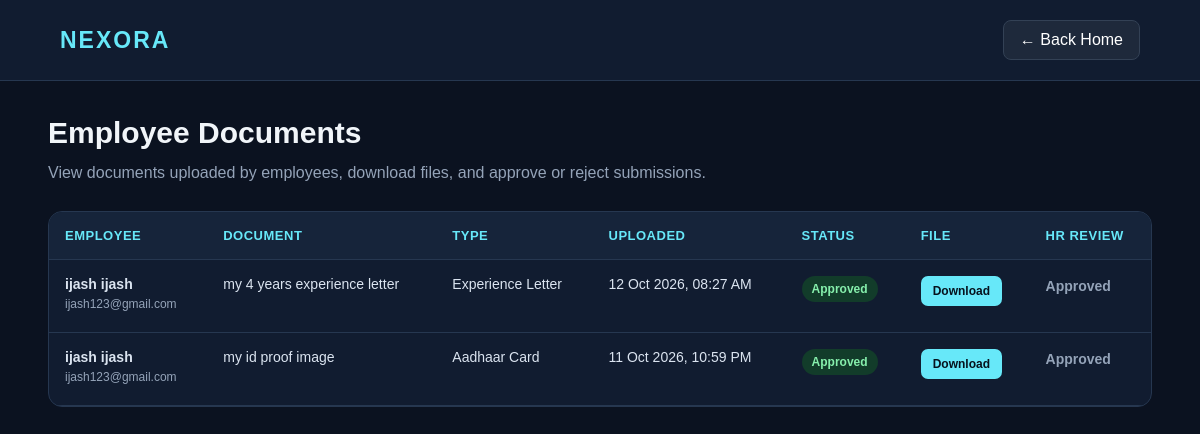
The app's page /documents/hr/ (signed in) with its own data.
### documents/models.py (models this page shows, shortened)
class Document(models.Model):
    DOCUMENT_TYPES = [
        ("resume", "Resume"),
        ("aadhaar", "Aadhaar Card"),
        ("pan", "PAN Card"),
        ("education", "Education Certificate"),
        ("experience", "Experience Letter"),
        ("salary_slip", "Salary Slip"),
        ("other", "Other"),
    ]
    STATUS_CHOICES = [
        ("pending", "Pending"),
        ("approved", "Approved"),
        ("rejected", "Rejected"),
    ]
    employee = models.ForeignKey(
        settings.AUTH_USER_MODEL,
        on_delete=models.CASCADE,
        related_name="uploaded_documents",
    )
    title = models.CharField(max_length=150)
    document_type = models.CharField(
        max_length=30,
        choices=DOCUMENT_TYPES,
        default="other",
    )
    file = models.FileField(upload_to="employee_documents/")
    status = models.CharField(
        max_length=20,
        choices=STATUS_CHOICES,
        default="pending",
    )
    remarks = models.TextField(blank=True)
    uploaded_at = models.DateTimeField(auto_now_add=True)

### accounts/models.py (models this page shows, shortened)
class User(AbstractUser):
    ROLE_CHOICES = (
        ('employee', 'Employee'),
        ('hr', 'HR'),
        ('manager', 'Manager'),
    )
    role = models.CharField(
        max_length=20,
        choices=ROLE_CHOICES,
        default='employee'
    )
    email = models.EmailField(
        unique=True
    )
    phone = models.CharField(
        max_length=15,
        blank=True
    )
    created_at = models.DateTimeField(
        auto_now_add=True
    )

### documents/views.py (the view)
@login_required
def hr_documents(request):
    if getattr(request.user, "role", "") != "hr":
        messages.error(request, "HR access only.")
        return redirect("home")
    documents = Document.objects.select_related("employee").order_by(
        "-uploaded_at"
    )
    return render(
        request,
        "documents/hr_documents.html",
        {"documents": documents},
    )

### templates/documents/hr_documents.html (shortened to what this page needs)
<!DOCTYPE html>
<html lang="en">
<head>
</head>
<body>
<header>
    <div class="brand">NEXORA</div>
    <a href="{% url 'home' %}" class="back-btn">← Back Home</a>
</header>
<main class="container">
    <section class="page-heading">
        <h1>Employee Documents</h1>
        <p>
            View documents uploaded by employees, download files,
            and approve or reject submissions.
        </p>
    </section>
    <div class="table-wrapper">
        {% if documents %}
            <table>
                <thead>
                    <tr>
                        <th>Employee</th>
                        <th>Document</th>
                        <th>Type</th>
                        <th>Uploaded</th>
                        <th>Status</th>
                        <th>File</th>
                        <th>HR Review</th>
                    </tr>
                </thead>
                <tbody>
                    {% for document in documents %}
                        <tr>
                            <td>
                                <strong>
                                    {{ document.employee.get_full_name|default:document.employee.username }}
                                </strong>
                                <div class="muted">
                                    {{ document.employee.email }}
                                </div>
                            </td>
                            <td>{{ document.title }}</td>
                            <td>{{ document.get_document_type_display }}</td>
                            <td>{{ document.uploaded_at|date:"d M Y, h:i A" }}</td>
                            <td>
                                <span class="status {{ document.status }}">
                                    {{ document.get_status_display }}
                                </span>
                            </td>
                            <td>
                                <a
                                    class="download-btn"
                                    href="{% url 'documents:hr_download_document' document.id %}"
                                >
                                    Download
                                </a>
                            </td>
                            <td>
                                {% if document.status == "pending" %}
                                    <form
                                        class="review-form"
                                        method="post"
                                        action="{% url 'documents:review_document' document.id %}"
                                    >
                                        {% csrf_token %}
                                        <textarea
                                            name="remarks"
                                            placeholder="Remarks (required for rejection)"
                                        ></textarea>
                                        <button
                                            class="approve-btn"
                                            type="submit"
                                            name="action"
                                            value="approve"
                                        >
                                            Approve
                                        </button>
                                        <button
                                            class="reject-btn"
                                            type="submit"
                                            name="action"
                                            value="reject"
                                        >
                                            Reject
                                        </button>
                                    </form>
                                {% else %}
                                    <div class="reviewed-text">
                                        <strong>
                                            {{ document.get_status_display }}
                                        </strong>
                                    </div>
                                {% endif %}
                            </td>
                        </tr>
                    {% endfor %}
                </tbody>
            </table>
        {% else %}
            <div class="empty-state">
                <h2>No Documents Yet</h2>
                <p>Employee upload pannina documents inga display aagum.</p>
            </div>
        {% endif %}
    </div>
</main>
</body>
</html>

### templates/documents/hr_documents.html (style rules this page uses)
* { margin: 0; padding: 0; box-sizing: border-box; }
body { font-family: Arial, sans-serif; background: #0b1220; color: #f1f5f9; min-height: 100vh; }
header { display: flex; justify-content: space-between; align-items: center; gap: 15px; padding: 20px 5%; background: #111c30; border-bottom: 1px solid #263750; }
.brand { font-size: 23px; font-weight: bold; letter-spacing: 2px; color: #67e8f9; }
.back-btn { text-decoration: none; background: #1e293b; color: #fff; border: 1px solid #334155; padding: 10px 16px; border-radius: 8px; }
.container { max-width: 1250px; width: 92%; margin: 35px auto; }
.page-heading { margin-bottom: 25px; }
.page-heading h1 { font-size: 30px; margin-bottom: 10px; }
.page-heading p { color: #94a3b8; line-height: 1.6; }
.table-wrapper { width: 100%; overflow-x: auto; background: #111c30; border: 1px solid #263750; border-radius: 14px; }
table { width: 100%; min-width: 950px; border-collapse: collapse; }
th, td { padding: 16px; text-align: left; border-bottom: 1px solid #263750; vertical-align: top; }
th { color: #67e8f9; background: #16243a; font-size: 13px; text-transform: uppercase; letter-spacing: .5px; }
td { color: #dbe4f0; font-size: 14px; }
.muted { color: #94a3b8; font-size: 12px; margin-top: 5px; }
.status { display: inline-block; padding: 6px 10px; border-radius: 20px; font-size: 12px; font-weight: bold; text-transform: capitalize; }
.approved { background: #123c2a; color: #86efac; }
.download-btn { display: inline-block; text-decoration: none; color: #06121d; background: #67e8f9; padding: 8px 12px; border-radius: 7px; font-weight: bold; font-size: 12px; margin-bottom: 10px; }
.reviewed-text { color: #94a3b8; line-height: 1.5; overflow-wrap: anywhere; }

### records on screen
Document: employee.get_full_name "ijash ijash", employee.email "ijash123@gmail.com", title "my 4 years experience letter", document_type "Experience Letter", uploaded_at "12 Oct 2026, 08:27 AM", status "Approved"
Document: employee.get_full_name "ijash ijash", employee.email "ijash123@gmail.com", title "my id proof image", document_type "Aadhaar Card", uploaded_at "11 Oct 2026, 10:59 PM", status "Approved"
